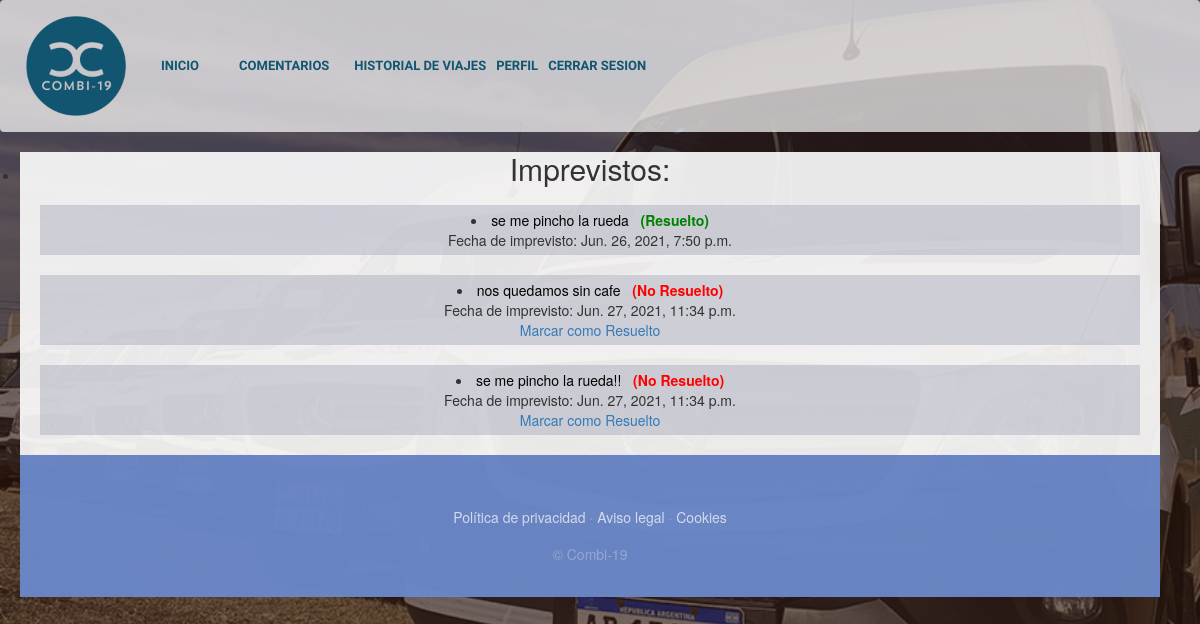
Page /Imprevistos/ (signed in) on the earlier database version.
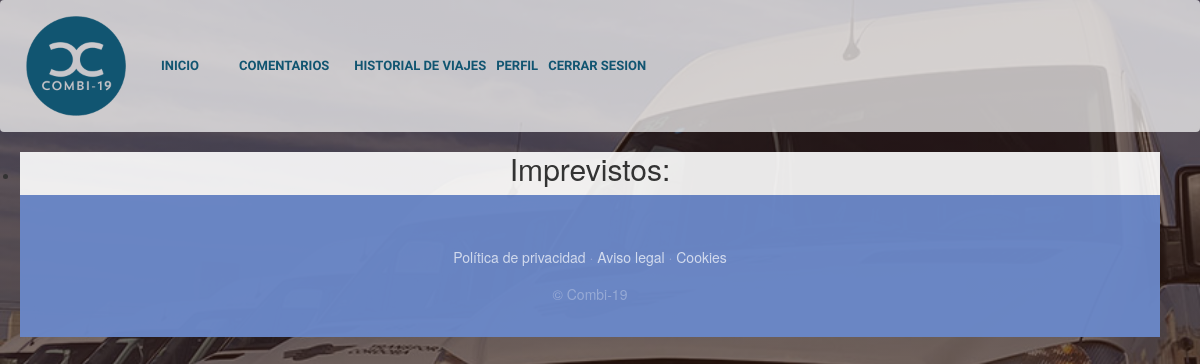
Same page on the later database version.
### PaginaDePruebaApp/models.py (models this page shows)
class Imprevisto(models.Model):
    fecha=models.DateTimeField()
    texto=models.CharField(max_length=200)
    resuelto=models.BooleanField(default=False)
    viaje=models.ForeignKey(Viaje,on_delete=models.CASCADE)
    chofer=models.ForeignKey(Chofer,on_delete=models.PROTECT)

### PaginaDePruebaApp/views.py (the view)
# urls.py: path('Imprevistos/', views.Imprevistos,name = "Imprevistos"),
def Imprevistos (request):
    if request.method== "POST":
        if request.user.esChofer:
            pk = request.POST.get('identificador_id')
            imprev = Imprevisto.objects.get(pk=pk)
            imprev.delete()
            return redirect(Inicio)
    else:
        if request.user.esChofer:
            combiChoferQuery= Combi.objects.filter(chofer_id = request.user.id)
            viajes_id= combiChoferQuery.values_list('viaje')
            imprevistosChofer =Imprevisto.objects.filter(viaje_id__in = viajes_id)
            return render(request,"PaginaDePruebaApp/imprevistos.html", {"imprevistos": imprevistosChofer,"user":request.user})
        else:
            imprevistos = Imprevisto.objects.all()
            return render(request,"PaginaDePruebaApp/imprevistos.html", {"imprevistos": imprevistos,"user":request.user})

### PaginaDePruebaApp/templates/PaginaDePruebaApp/imprevistos.html
{% extends "PaginaDePruebaApp/base.html" %}
{% load static %}
{% block content %}
<div class= "comentarios">
<h2>Imprevistos:</h2>
    {% if user.esChofer %}
            {% for imprev in imprevistos %}
                <li style="padding:5px;background-color: rgba(173, 175, 192,0.5);;margin: 20px 20px;">
                    <b></b><a style= "color: black" href= "{% url 'VerDetalleImprevisto' imprev.id %}"> {{imprev.texto}}</a> &nbsp;
                    {%if imprev.resuelto %}
                        <b style= "color: green">Resuelto </b>
                        <br><a>Fecha de imprevisto: {{imprev.fecha}}</a>
                    {%else %}
                        <b style= "color: red">No Resuelto </b>
                        <br><a>Fecha de imprevisto: {{imprev.fecha}}</a>
                        <br><a href={% url 'ModificarImprevisto' imprev.id %}>Modificar</a>
                        <a href={% url 'MensajeExitoEliminarImprevisto' imprev.id %}>Eliminar</a>
                    {%endif%}
                </li>
            {% endfor %}
    {% else %}
        {% for imprev in imprevistos %}
            <li style="padding:5px;background-color: rgba(173, 175, 192,0.5);;margin: 20px 20px;">
                <b></b><a style= "color: black" href= "{% url 'VerDetalleImprevisto' imprev.id %}"> {{imprev.texto}}</a> &nbsp;
                {%if imprev.resuelto %}
                    <b style= "color: green">(Resuelto) </b>
                    <br><a>Fecha de imprevisto: {{imprev.fecha}}</a>
                {%else %}
                    <b style= "color: red">(No Resuelto) </b>
                    <br><a>Fecha de imprevisto: {{imprev.fecha}}</a>
                    <br><a href={% url 'ConfirmacionImprevistoResuelto' imprev.id %}>Marcar como Resuelto</a>
                {%endif%}
            </li>
            {% endfor %}
    {% endif %}
{% endblock %}

### PaginaDePruebaApp/templates/PaginaDePruebaApp/base.html (shortened to what this page needs)
<html>
<head>
    {% load static %}
    <link href="{% static 'PaginaDePruebaApp/vendor/bootstrap/css/bootstrap.min.css' %}" rel="stylesheet">
    <link href="{% static 'PaginaDePruebaApp/css/comentarios2.css' %}" rel="stylesheet">
    <link href="{% static 'PaginaDePruebaApp/css/gestion.css' %}" rel="stylesheet">
<link rel="stylesheet" href="https://maxcdn.bootstrapcdn.com/bootstrap/3.4.1/css/bootstrap.min.css">
<link rel="stylesheet" href="https://cdnjs.cloudflare.com/ajax/libs/bootstrap-datetimepicker/4.17.47/css/bootstrap-datetimepicker.css">
</head>
<body>
    <nav class="navbar navbar-expand-lg navbar-dark py-lg-4" id="mainNav">
        <div class="container-fluid">
            <img src="{% static 'PaginaDePruebaApp/img/logo.png'%}" alt="" width="100">
            <div class="collapse navbar-collapse" id="navbarResponsive">
                <ul class="navbar-nav mx-auto">
                    <li class="nav-item {% if request.path == 'Inicio' %}active{% endif %} px-lg-4">
                        <a class="nav-link text-uppercase text-expanded" href="{% url 'Inicio' %}">Inicio</a>
                    </li>
                    <li class="nav-item {% if request.path == 'Comentarios' %}active{% endif %} px-lg-4">
                        <a class="nav-link text-uppercase text-expanded" href="{% url 'Comentarios' %}">Comentarios</a>
                    </li>
                    {% if user.is_authenticated %}
                        {% if user.esCliente %}
                            <li class="nav-item">
                                <a class="nav-link text-uppercase text-expanded" href="{% url 'HistorialDeViajes' %}">Historial de viajes</a>
                            </li>
                            <li class="nav-item">
                                <a class="nav-link text-uppercase text-expanded" href="{% url 'Perfil' %}">Perfil</a>
                            </li>
                        {% endif %}
                        <li class="nav-item">
                            <a class="nav-link text-uppercase text-expanded" href="{% url 'logout' %}">Cerrar sesion</a>
                        </li>
                    {% endif %}
                </ul>
            </div>
        </div>
    </nav>
    {% block content %}
    {% endblock %}
    <footer id="fot" class="footer text-faded text-center py-5">
        <div class="container">
            <p class="m-0 mbt">
                <a href="sample.html" class="link">Política de privacidad</a> ·
                <a href="sample.html" class="link">Aviso legal</a> ·
                <a href="sample.html" class="link">Cookies</a>
            </p>
            <p class="m-0 mbt1">&copy; Combi-19</p>
        </div>
    </footer>
</body>
</html>

### PaginaDePruebaApp/static/PaginaDePruebaApp/css/comentarios2.css (style rules this page uses)
.comentarios { width: 95%; text-align: center; display: list-item; align-items: center; justify-content: center; flex-flow: row wrap; background-color: rgba(255, 255, 255,0.9); margin: 20px 20px; }

### PaginaDePruebaApp/static/PaginaDePruebaApp/css/gestion.css (style rules this page uses)
body { font-family: 'Lora'; background: linear-gradient(rgba(47, 23, 15, 0.65), rgba(47, 23, 15, 0.65)), url("../img/fondo.jpg"); background-attachment: fixed; background-position: center; background-size: cover; }
h1, h2, h3, h4, h5, h6 { font-family: 'Raleway'; }
p { line-height: 1.75; }
.text-faded { color: rgba(255, 255, 255, 0.3); }
#mainNav { font-family: 'Raleway'; background-color: rgba(255, 255, 255, 0.7); }
#mainNav .navbar-nav .nav-item .nav-link { color: #115571; font-weight: 800; }
@media (min-width: 992px) { #mainNav .navbar-nav .nav-item .nav-link { font-size: 1.3rem; } }
.footer { clear: both; background-color: rgba(50, 91, 179, 0.7); }
.mbt { padding-top: 2rem; }
.mbt1 { padding-top: 1.25rem; }
a.link { color: rgba(255, 255, 255, 0.7); }

Differences in the rows shown:
removed Imprevisto: texto "se me pincho la rueda", fecha "Jun. 26, 2021, 7:50 p.m."
removed Imprevisto: texto "nos quedamos sin cafe", fecha "Jun. 27, 2021, 11:34 p.m."
removed Imprevisto: texto "se me pincho la rueda!!", fecha "Jun. 27, 2021, 11:34 p.m."
